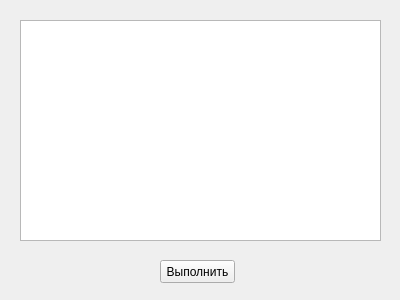
<?xml version="1.0" encoding="UTF-8"?>
<ui version="4.0">
 <class>MainWindow</class>
 <widget class="QMainWindow" name="MainWindow">
  <property name="geometry">
   <rect>
    <x>0</x>
    <y>0</y>
    <width>400</width>
    <height>300</height>
   </rect>
  </property>
  <property name="windowTitle">
   <string>Лабораторная работа №2</string>
  </property>
  <widget class="QWidget" name="centralWidget">
   <widget class="QPushButton" name="pb_start">
    <property name="geometry">
     <rect>
      <x>160</x>
      <y>260</y>
      <width>75</width>
      <height>23</height>
     </rect>
    </property>
    <property name="text">
     <string>Выполнить</string>
    </property>
   </widget>
   <widget class="QTextEdit" name="textEdit">
    <property name="geometry">
     <rect>
      <x>20</x>
      <y>20</y>
      <width>361</width>
      <height>221</height>
     </rect>
    </property>
   </widget>
  </widget>
 </widget>
 <layoutdefault spacing="6" margin="11"/>
 <resources/>
 <connections/>
</ui>
